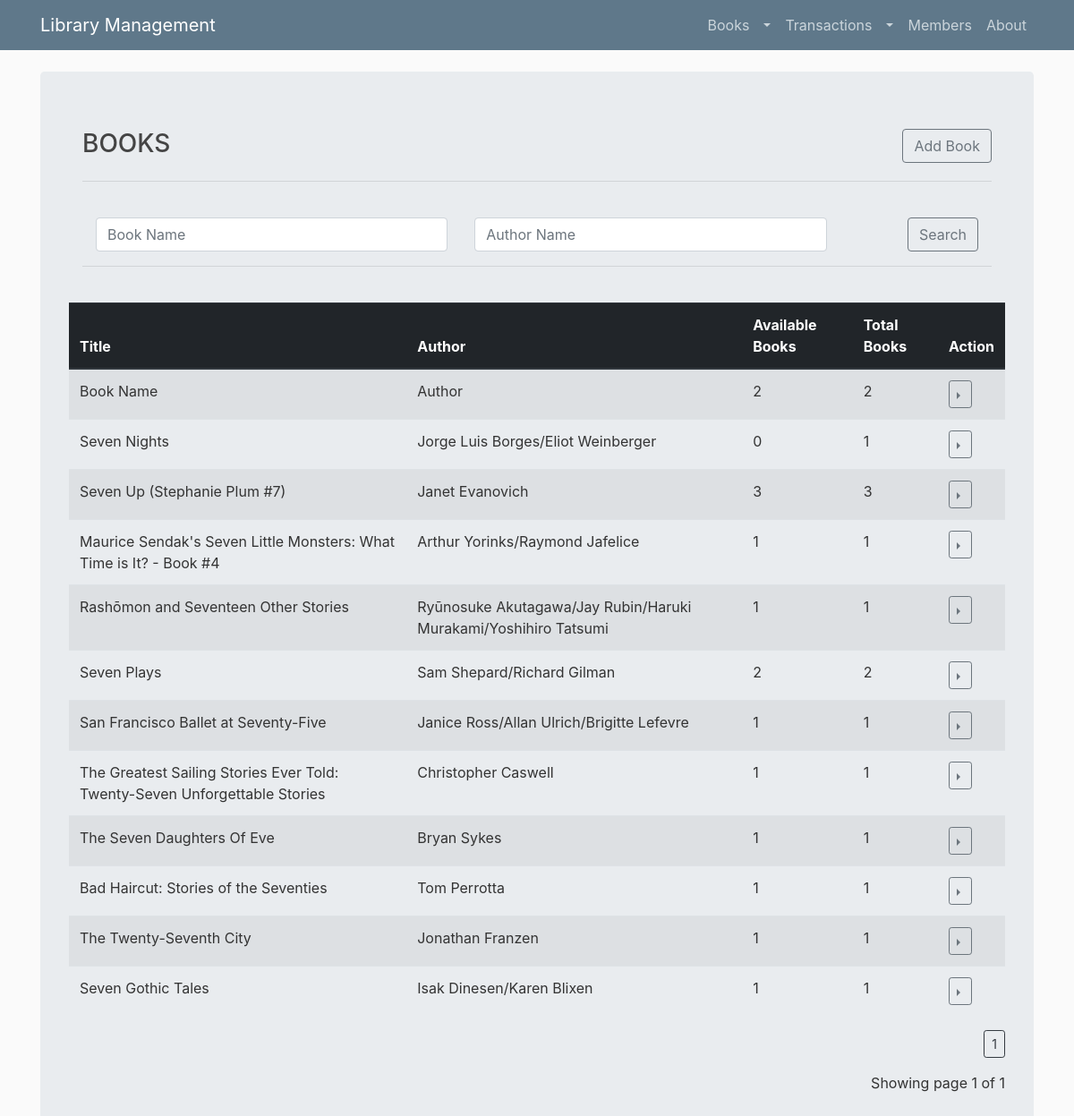
Page /books/1 on the earlier database version.
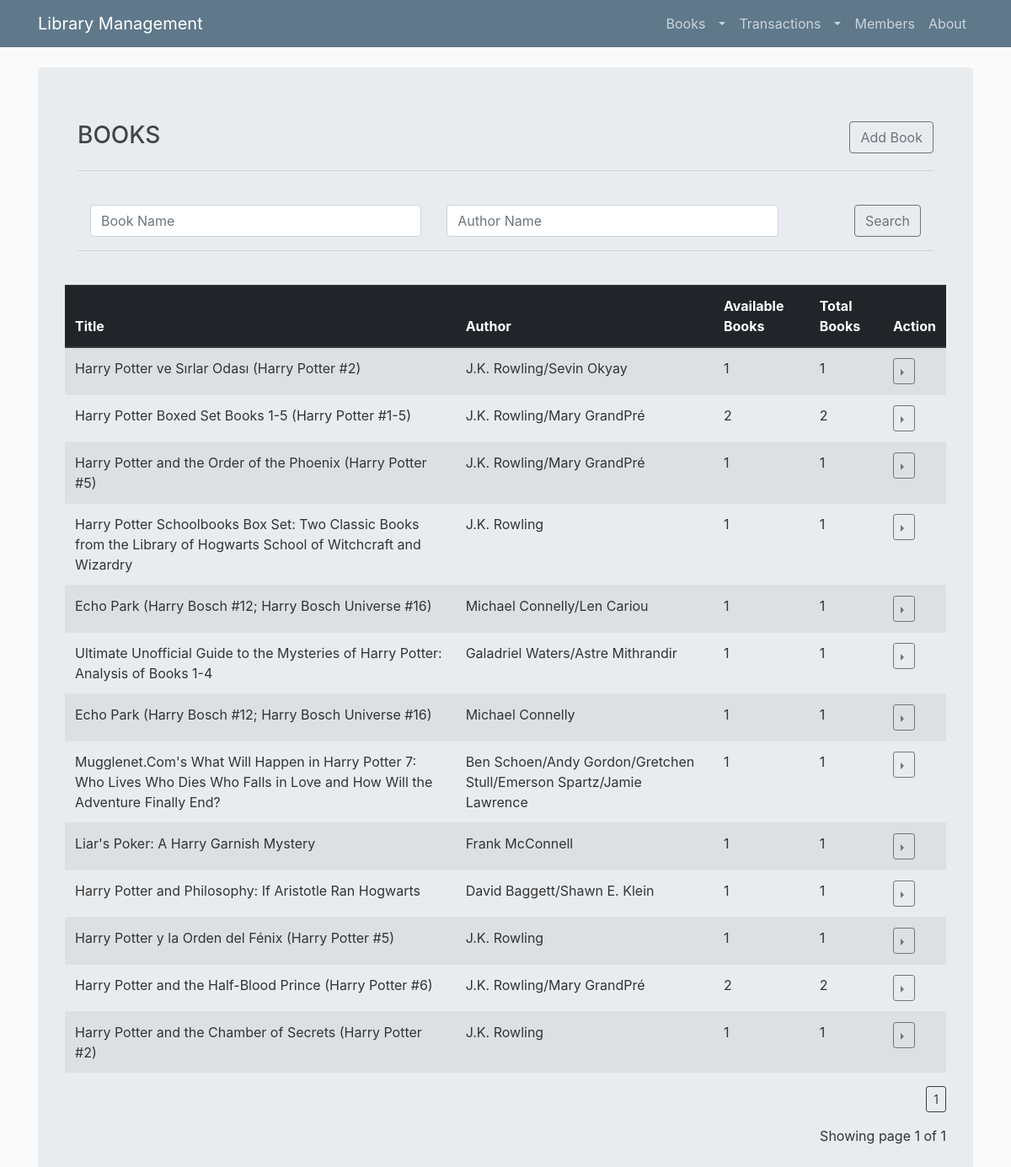
Same page on the later database version.
### models.py (models this page shows)
class Book(db.Model):
    id = db.Column(db.Integer, primary_key=True)
    bookID = db.Column(db.Integer(), nullable=True)
    title = db.Column(db.String(), nullable=True)
    authors = db.Column(db.String(), nullable=True)
    average_rating = db.Column(db.Integer(), nullable=True)
    isbn = db.Column(db.Integer(), nullable=True)
    isbn13 = db.Column(db.Integer(), nullable=True)
    language_code = db.Column(db.String(), nullable=True)
    num_pages = db.Column(db.Integer(), nullable=True)
    ratings_count = db.Column(db.Integer(), nullable=True)
    text_reviews_count = db.Column(db.Integer(), nullable=True)
    publication_date = db.Column(db.String(), nullable=True)
    publisher = db.Column(db.String(), nullable=True)
    total_quantity = db.Column(db.Integer(), nullable=True)
    available_quantity = db.Column(db.Integer(), nullable=True)
    date_created = db.Column(db.DateTime(), default=datetime.utcnow)
    date_updated = db.Column(db.DateTime(), default=datetime.utcnow)
    is_valid = db.Column(db.Boolean(), default=True)
    reason = db.Column(db.String(), nullable=True)
    transaction = db.relationship("Transaction")

### lib_main.py (the view)
@app.route('/books/<int:page_num>', methods=['GET', 'POST'])
def books(page_num):
    if request.method == 'POST':
        if request.form['title']:
            title = request.form['title'].strip()
            search_title = f"%{title}%"
            search_result = Book.query.filter(Book.title.like(search_title)).paginate(per_page=20, page=page_num)
            if search_result:
                return render_template("search_result.html", search_result=search_result)
            else:
                flash("No such data!", category='error')
                return render_template("search_result.html", search_result=search_result)
        elif request.form['authors']:
            authors = request.form['authors'].strip()
            search_authors = f"%{authors}%"
            search_result = Book.query.filter(Book.authors.like(search_authors)).paginate(per_page=20, page=page_num)
            if search_result:
                return render_template("search_result.html", search_result=search_result)
            else:
                flash("No such data!", category='error')
                return render_template("search_result.html", search_result=search_result)
        else:
            title = request.form['title'].strip()
            authors = request.form['authors'].strip()
            search_title = f"%{title}%"
            search_authors = f"%{authors}%"
            search_result = Book.query.filter(
                and_(Book.title.like(search_title), Book.authors.like(search_authors))).paginate(per_page=20, page=page_num)
            if search_result:
                return render_template("search_result.html", search_result=search_result)
            else:
                flash("No such data!", category='error')
                return render_template("search_result.html", search_result=search_result)
    else:
        all_books = Book.query.paginate(per_page=20, page=page_num)
        if len(all_books.items) != 0:
            return render_template('all_books.html', all_books=all_books)
        else:
            flash("No books to display, Please import or add data to view here!", category='error')
            return render_template('all_books.html', all_books=all_books)

### templates/all_books.html (shortened to what this page needs)
{% extends "layout.html" %}
{% block content %}
<div class="jumbotron">
    <div class="container">
        <div class="row">
            <div class="col-3">
                <h3>BOOKS</h3>
            </div>
            <div class="col-9">
                <a href="{{url_for('add_book')}}" class="btn btn-outline-secondary float-right" type="submit" data-toggle="modal" data-target="#AddBookModal"> Add Book</a>
            </div>
        </div><hr><br>
        <form action="" method = "POST">
            <div class="container">
                <div class="row">
                    <div class="col-5">
                        <input type="text" class="form-control float-right" name="title" placeholder="Book Name" autocomplete="off">
                    </div>
                    <div class="col-5">
                        <input type="text" class="form-control float-right" name="authors" placeholder="Author Name" autocomplete="off">
                    </div>
                    <div class="col-2">
                        <a href="/search_result/{{ title }}/{{ authors }}"> <input type="Submit" value="Search" class="btn btn-outline-secondary float-right"></a>
                    </div>
                </div>
            </div><hr><br>
        </form>
    </div>
    <table style="width:100%" class="table table-striped">
        <thead class="thead-dark">
            <tr>
                <th scope="col">Title</th>
                <th scope="col">Author</th>
                <th scope="col">Available Books</th>
                <th scope="col">Total Books</th>
                <th scope="col">Action</th>
            </tr>
        </thead>
        {% for book in all_books.items %}
        <tr>
            <td>{{book['title']}}</td>
            <td>{{book['authors']}}</td>
            <td>{{book['available_quantity']}}</td>
            <td>{{book['total_quantity']}}</td>
            <td>
                <div>
                    <div class="btn-group dropright">
                      <button type="button" class="btn btn-outline-secondary btn-sm dropdown-toggle" data-toggle="dropdown" aria-haspopup="true" aria-expanded="false"></button>
                    </div>
                </div>
            </td>
        </tr>
        {% endfor %}
    </table>
    <div class="text-right">
      {% for page in all_books.iter_pages(left_edge=3, right_edge=3, left_current=3, right_current=3) %}
        {% if page %}
          <a class="btn btn-outline-dark btn-sm" href="{{ url_for('books', page_num=page) }}">{{ page }}</a>
        {% else %}
          ...
        {% endif %}
      {% endfor %}
        <p class="text-right mt-3">
            Showing page {{ all_books.page }} of {{ all_books.pages }}
        </p>
    </div>
</div>
{% endblock %}

### templates/layout.html (shortened to what this page needs)
<!DOCTYPE html>
<html>
<head>
    <link rel="stylesheet" href="https://maxcdn.bootstrapcdn.com/bootstrap/4.0.0/css/bootstrap.min.css">
    <link rel="stylesheet" href="https://stackpath.bootstrapcdn.com/font-awesome/4.7.0/css/font-awesome.min.css"/>
    <link rel="stylesheet" type="text/css" href="{{ url_for('static', filename='main.css', _external=True) }}">
</head>
<body>
    <header class="site-header">
      <nav class="navbar navbar-expand-md navbar-dark bg-steel fixed-top">
        <div class="container">
          <a class="navbar-brand mr-4" href="/">Library Management</a>
                <div class="navbar-nav">
                    <a class="nav-item nav-link" href="/books/1" type="button">Books</a>
                        <li class="nav-item dropdown">
                            <a class="nav-link dropdown-toggle" id="BookNavbarDropdown" role="button" data-toggle="dropdown" aria-haspopup="true" aria-expanded="false"></a>
                        </li>
                    <a class="nav-item nav-link" href="{{ url_for('transactions', page_num=1) }}">Transactions</a>
                    <li class="nav-item dropdown">
                        <a class="nav-link dropdown-toggle" id="TransactionNavbarDropdown" role="button" data-toggle="dropdown" aria-haspopup="true" aria-expanded="false"></a>
                    </li>
                    <a class="nav-item nav-link" href="{{ url_for('members', page_num=1) }}">Members</a>
                    <a class="nav-item nav-link" href="{{ url_for('about') }}">About</a>
                </div>
            </div>
      </nav>
    </header>
    <main role="main" class="container">
        <div class="row">
            <div class="col-md-12">
              {% block content %}{% endblock %}
            </div>
          </div>
    </main>
</body>
</html>

### static/main.css (style rules this page uses)
body { background: #fafafa; color: #333333; margin-top: 5rem; }
h1, h2, h3, h4, h5, h6 { color: #444444; }
.bg-steel { background-color: #5f788a; }
.site-header .navbar-nav .nav-link { color: #cbd5db; }

Differences in the rows shown:
removed Book: title "Book Name", authors "Author", available_quantity "2", total_quantity "2"
removed Book: title "Seven Nights", authors "Jorge Luis Borges/Eliot Weinberger", available_quantity "0", total_quantity "1"
removed Book: title "Seven Up (Stephanie Plum #7)", authors "Janet Evanovich", available_quantity "3", total_quantity "3"
removed Book: title "Maurice Sendak's Seven Little Monsters: What Time is It? - Book #4", authors "Arthur Yorinks/Raymond Jafelice", available_quantity "1", total_quantity "1"
removed Book: title "Rashōmon and Seventeen Other Stories", authors "Ryūnosuke Akutagawa/Jay Rubin/Haruki Murakami/Yoshihiro Tatsumi", available_quantity "1", total_quantity "1"
removed Book: title "Seven Plays", authors "Sam Shepard/Richard Gilman", available_quantity "2", total_quantity "2"
removed Book: title "San Francisco Ballet at Seventy-Five", authors "Janice Ross/Allan Ulrich/Brigitte Lefevre", available_quantity "1", total_quantity "1"
removed Book: title "The Greatest Sailing Stories Ever Told: Twenty-Seven Unforgettable Stories", authors "Christopher Caswell", available_quantity "1", total_quantity "1"
removed Book: title "The Seven Daughters Of Eve", authors "Bryan Sykes", available_quantity "1", total_quantity "1"
removed Book: title "Bad Haircut: Stories of the Seventies", authors "Tom Perrotta", available_quantity "1", total_quantity "1"
removed Book: title "The Twenty-Seventh City", authors "Jonathan Franzen", available_quantity "1", total_quantity "1"
removed Book: title "Seven Gothic Tales", authors "Isak Dinesen/Karen Blixen", available_quantity "1", total_quantity "1"
added Book: title "Harry Potter ve Sırlar Odası (Harry Potter #2)", authors "J.K. Rowling/Sevin Okyay", available_quantity "1", total_quantity "1"
added Book: title "Harry Potter Boxed Set Books 1-5 (Harry Potter #1-5)", authors "J.K. Rowling/Mary GrandPré", available_quantity "2", total_quantity "2"
added Book: title "Harry Potter and the Order of the Phoenix (Harry Potter #5)", authors "J.K. Rowling/Mary GrandPré", available_quantity "1", total_quantity "1"
added Book: title "Harry Potter Schoolbooks Box Set: Two Classic Books from the Library of Hogwarts School of Witchcraft and Wizardry", authors "J.K. Rowling", available_quantity "1", total_quantity "1"
added Book: title "Echo Park (Harry Bosch #12; Harry Bosch Universe #16)", authors "Michael Connelly/Len Cariou", available_quantity "1", total_quantity "1"
added Book: title "Ultimate Unofficial Guide to the Mysteries of Harry Potter: Analysis of Books 1-4", authors "Galadriel Waters/Astre Mithrandir", available_quantity "1", total_quantity "1"
added Book: title "Echo Park (Harry Bosch #12; Harry Bosch Universe #16)", authors "Michael Connelly", available_quantity "1", total_quantity "1"
added Book: title "Mugglenet.Com's What Will Happen in Harry Potter 7: Who Lives Who Dies Who Falls in Love and How Will the Adventure Finally End?", authors "Ben Schoen/Andy Gordon/Gretchen Stull/Emerson Spartz/Jamie Lawrence", available_quantity "1", total_quantity "1"
added Book: title "Liar's Poker: A Harry Garnish Mystery", authors "Frank McConnell", available_quantity "1", total_quantity "1"
added Book: title "Harry Potter and Philosophy: If Aristotle Ran Hogwarts", authors "David Baggett/Shawn E. Klein", available_quantity "1", total_quantity "1"
added Book: title "Harry Potter y la Orden del Fénix (Harry Potter #5)", authors "J.K. Rowling", available_quantity "1", total_quantity "1"
added Book: title "Harry Potter and the Half-Blood Prince (Harry Potter #6)", authors "J.K. Rowling/Mary GrandPré", available_quantity "2", total_quantity "2"
added Book: title "Harry Potter and the Chamber of Secrets (Harry Potter #2)", authors "J.K. Rowling", available_quantity "1", total_quantity "1"
